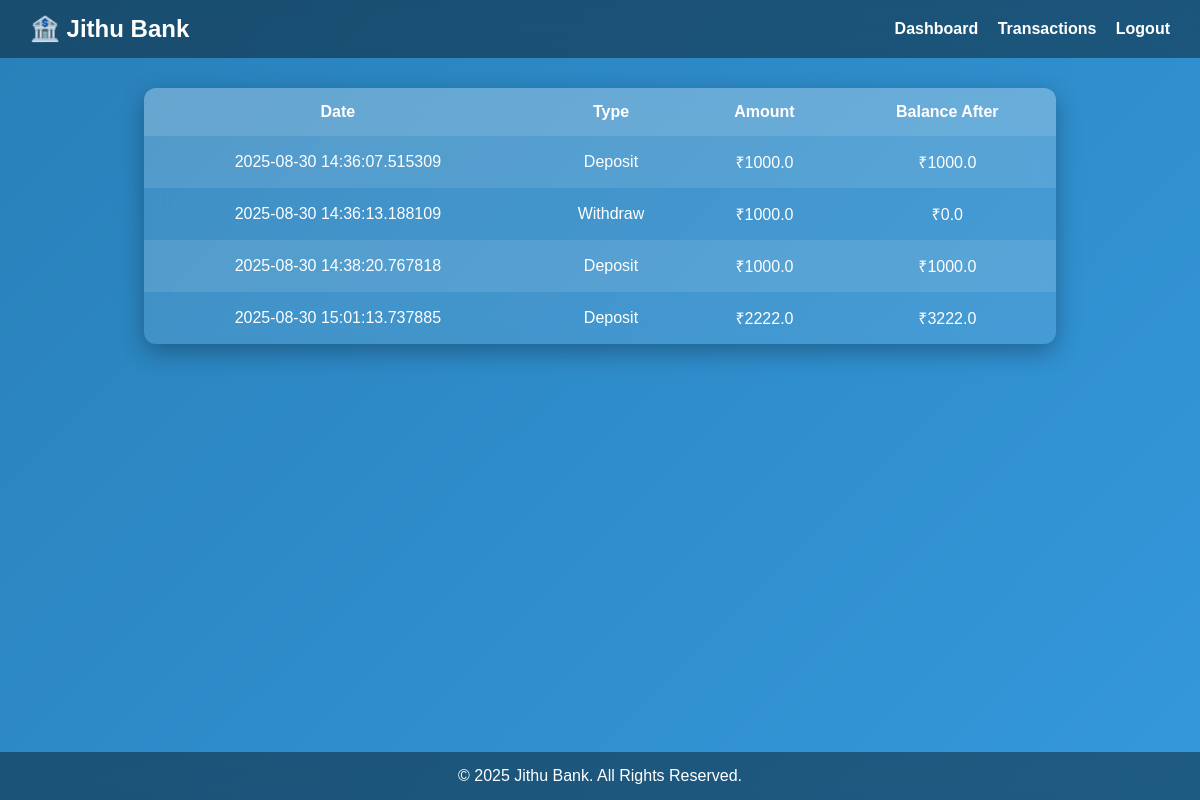
Page /transactions (signed in) on the committed database.
### app.py (models this page shows)
class Transaction(db.Model):
    id = db.Column(db.Integer, primary_key=True)
    user_id = db.Column(db.Integer, db.ForeignKey("user.id"))
    type = db.Column(db.String(50))
    amount = db.Column(db.Float)
    balance = db.Column(db.Float)
    date = db.Column(db.DateTime, default=datetime.utcnow)

### app.py (the view)
@app.route("/transactions")
def transactions():
    if "user_id" not in session:
        return redirect(url_for("login"))
    user = User.query.get(session["user_id"])
    txns = Transaction.query.filter_by(user_id=user.id).all()
    return render_template("transactions.html", user=user, transactions=txns)

### templates/transactions.html (shortened to what this page needs)
<!DOCTYPE html>
<html>
<head>
</head>
<body>
    <header>
        <h1>🏦 Jithu Bank</h1>
        <nav>
            <a href="{{ url_for('dashboard') }}">Dashboard</a>
            <a href="{{ url_for('transactions') }}">Transactions</a>
            <a href="{{ url_for('logout') }}">Logout</a>
        </nav>
    </header>
    <div class="container">
        <table>
            <tr>
                <th>Date</th>
                <th>Type</th>
                <th>Amount</th>
                <th>Balance After</th>
            </tr>
            {% for txn in transactions %}
            <tr>
                <td>{{ txn.date }}</td>
                <td>{{ txn.type }}</td>
                <td>₹{{ txn.amount }}</td>
                <td>₹{{ txn.balance }}</td>
            </tr>
            {% endfor %}
        </table>
    </div>
    <footer>
        © 2025 Jithu Bank. All Rights Reserved.
    </footer>
</body>
</html>

### templates/transactions.html (style rules this page uses)
body { background: linear-gradient(135deg, #2980b9, #3498db); margin: 0; font-family: Arial, sans-serif; color: white; display: flex; flex-direction: column; min-height: 100vh; }
header { background: rgba(0,0,0,0.4); padding: 15px 30px; display: flex; justify-content: space-between; align-items: center; backdrop-filter: blur(10px); }
header h1 { margin: 0; font-size: 24px; font-weight: bold; }
nav a { color: white; margin-left: 15px; text-decoration: none; font-weight: bold; transition: 0.3s; }
.container { flex: 1; padding: 30px; display: flex; justify-content: center; align-items: flex-start; }
table { width: 80%; border-collapse: collapse; background: rgba(255,255,255,0.1); backdrop-filter: blur(10px); border-radius: 12px; overflow: hidden; box-shadow: 0 8px 25px rgba(0,0,0,0.3); }
th, td { padding: 15px; text-align: center; }
th { background: rgba(255,255,255,0.2); font-size: 16px; }
tr:nth-child(even) { background: rgba(255,255,255,0.1); }
footer { text-align: center; padding: 15px; background: rgba(0,0,0,0.4); backdrop-filter: blur(8px); }

### rows in the picture
Transaction: date "2025-08-30 14:36:07.515309", type "Deposit", amount "1000.0", balance "1000.0"
Transaction: date "2025-08-30 14:36:13.188109", type "Withdraw", amount "1000.0", balance "0.0"
Transaction: date "2025-08-30 14:38:20.767818", type "Deposit", amount "1000.0", balance "1000.0"
Transaction: date "2025-08-30 15:01:13.737885", type "Deposit", amount "2222.0", balance "3222.0"
